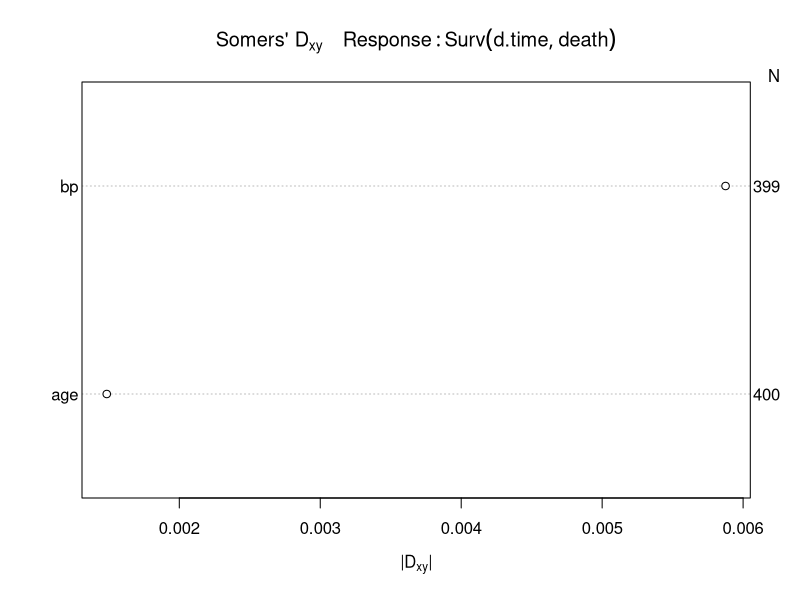
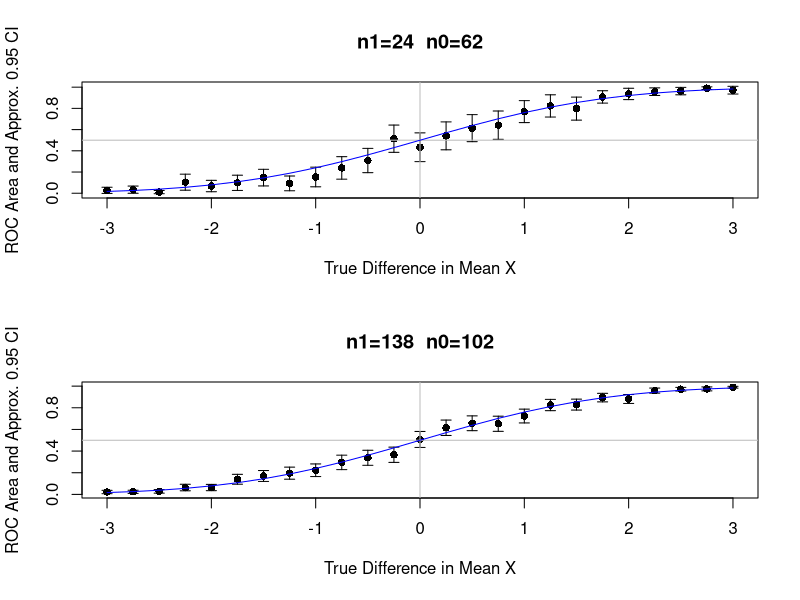

The R script that drew these images, in order:
library(Hmisc)


### Name: rcorr.cens
### Title: Rank Correlation for Censored Data
### Aliases: rcorr.cens rcorrcens rcorrcens.formula
### Keywords: survival nonparametric

### ** Examples

set.seed(1)
x <- round(rnorm(200))
y <- rnorm(200)
rcorr.cens(x, y, outx=TRUE)   # can correlate non-censored variables
library(survival)
age <- rnorm(400, 50, 10)
bp  <- rnorm(400,120, 15)
bp[1]  <- NA
d.time <- rexp(400)
cens   <- runif(400,.5,2)
death  <- d.time <= cens
d.time <- pmin(d.time, cens)
rcorr.cens(age, Surv(d.time, death))
r <- rcorrcens(Surv(d.time, death) ~ age + bp)
r
plot(r)

# Show typical 0.95 confidence limits for ROC areas for a sample size
# with 24 events and 62 non-events, for varying population ROC areas
# Repeat for 138 events and 102 non-events
set.seed(8)
par(mfrow=c(2,1))
for(i in 1:2) {
 n1 <- c(24,138)[i]
 n0 <- c(62,102)[i]
 y <- c(rep(0,n0), rep(1,n1))
 deltas <- seq(-3, 3, by=.25)
 C <- se <- deltas
 j <- 0
 for(d in deltas) {
  j <- j + 1
  x <- c(rnorm(n0, 0), rnorm(n1, d))
  w <- rcorr.cens(x, y)
  C[j]  <- w['C Index']
  se[j] <- w['S.D.']/2
 }
 low <- C-1.96*se; hi <- C+1.96*se
 print(cbind(C, low, hi))
 errbar(deltas, C, C+1.96*se, C-1.96*se,
        xlab='True Difference in Mean X',
        ylab='ROC Area and Approx. 0.95 CI')
 title(paste('n1=',n1,'  n0=',n0,sep=''))
 abline(h=.5, v=0, col='gray')
 true <- 1 - pnorm(0, deltas, sqrt(2))
 lines(deltas, true, col='blue')
}
par(mfrow=c(1,1))
